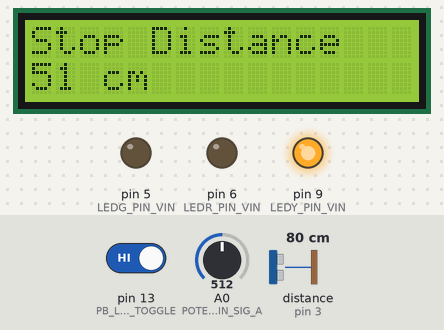
The sketch below on a simulated Arduino Uno, built with avr-gcc and run on an emulated ATmega328P. Parts: 16×2 character LCD, output pins drawn as LEDs (lit = HIGH). Wiring (inferred from the names in the program): ultrasonic range finder: trigger pin 2; echo pin 3. The inputs (shaded band) are chosen by the test bench; at power-on: distance to the obstacle (sensor on pin 3) 80 cm, A0 (POTENTIOMETER_PIN_SIG_A) = 512, pin 13 (PB_LCD_TOGGLE) HIGH. The echo pulse lasts 58.3 µs per cm; pins used as bus, display or sensor lines are not drawn; what the sketch prints to the serial monitor is not drawn.

Above: at 10.2 s.
10.3 s: distance to the obstacle (sensor on pin 3) set to 108 cm
11.8 s: distance to the obstacle (sensor on pin 3) set to 115 cm
At 12.5 s:
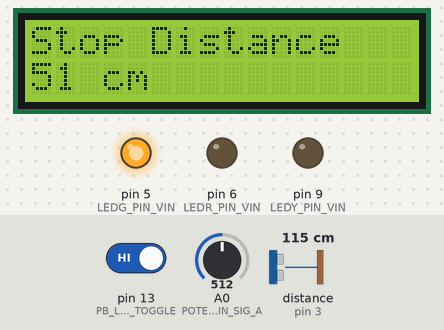
13.3 s: distance to the obstacle (sensor on pin 3) set to 248 cm
14.8 s: distance to the obstacle (sensor on pin 3) set to 256 cm
At 15.2 s:
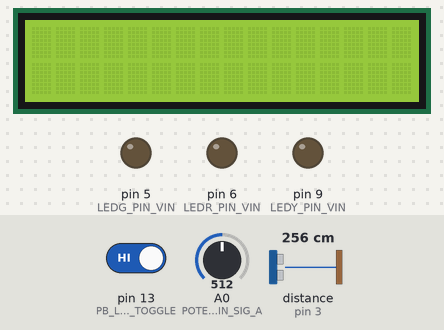
16.3 s: distance to the obstacle (sensor on pin 3) set to 60 cm
At 17.0 s:
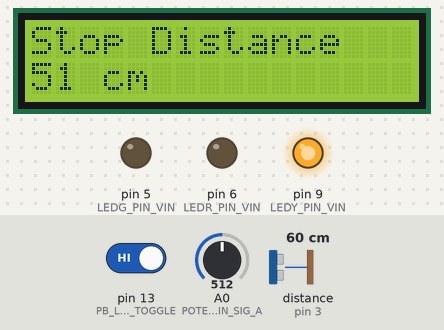
17.8 s: A0 (POTENTIOMETER_PIN_SIG_A) set to 576
At 19.0 s:
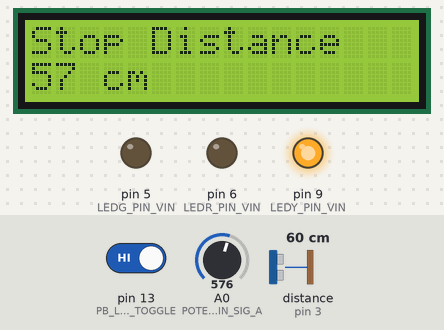
19.3 s: A0 (POTENTIOMETER_PIN_SIG_A) set to 598
At 20.4 s:
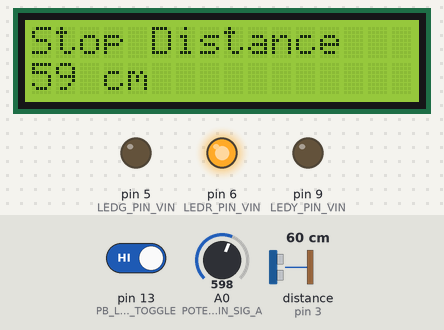
Timing chart, 0 to 21.8 s (numbered marks = the images above; inputs shaded):
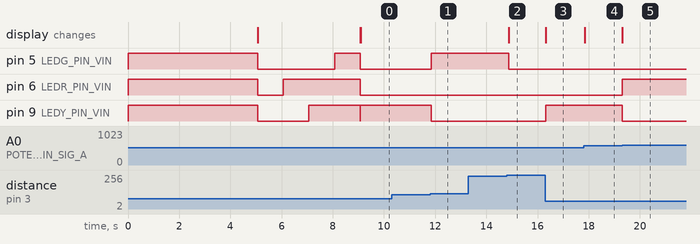

The sketch:

ParkingSensor.ino
```cpp
#include <LiquidCrystal.h>

// Pin Definitions
#define HCSR04_PIN_TRIG	2
#define HCSR04_PIN_ECHO	3
#define LCD_PIN_RS	12
#define LCD_PIN_E	11
#define LCD_PIN_DB4	4
#define LCD_PIN_DB5	7
#define LCD_PIN_DB6	8
#define LCD_PIN_DB7	10
#define LEDG_PIN_VIN	5
#define LEDY_PIN_VIN	9
#define LEDR_PIN_VIN	6
#define PB_LCD_TOGGLE 13
#define POTENTIOMETER_PIN_SIG_A	A0

#define YELLOW_LED_DISTANCE 60
#define ACTIVATION_DISTANCE 250

#define TIMEOUT 30000

LiquidCrystal lcd(LCD_PIN_RS,LCD_PIN_E,LCD_PIN_DB4,LCD_PIN_DB5,LCD_PIN_DB6,LCD_PIN_DB7);

int potentiometerValue = 0;
long duration;
int distance;

int pbCurrent;
int pbPrior = 0;

int lcdDisplaySetup = 0;

unsigned long sleepTime = TIMEOUT;

void setup() {
  pinMode(POTENTIOMETER_PIN_SIG_A, INPUT);
  pinMode(HCSR04_PIN_TRIG, OUTPUT);
  pinMode(HCSR04_PIN_ECHO, INPUT);
  pinMode(PB_LCD_TOGGLE, INPUT_PULLUP);
  pinMode(LEDG_PIN_VIN, OUTPUT);
  pinMode(LEDY_PIN_VIN, OUTPUT);
  pinMode(LEDR_PIN_VIN, OUTPUT);

  digitalWrite(LEDR_PIN_VIN, HIGH);
  digitalWrite(LEDY_PIN_VIN, HIGH);
  digitalWrite(LEDG_PIN_VIN, HIGH);

  Serial.begin(9600);
  while (!Serial) ; // wait for serial port to connect. Needed for native USB
  Serial.println("Start.");

  lcd.begin(16, 2);

  // Print welcome message to LCD
  lcd.setCursor(0, 0);
  lcd.print("Parking Helper");
  lcd.setCursor(0, 1);
  lcd.print("Made by Sarah :)");

  delay(5000);
  lcd.clear();

  digitalWrite(LEDR_PIN_VIN, LOW);
  digitalWrite(LEDY_PIN_VIN, LOW);
  digitalWrite(LEDG_PIN_VIN, LOW);
  delay(1000);

  Serial.println("Testing red LED.");
  digitalWrite(LEDR_PIN_VIN, HIGH);
  delay(1000);
  Serial.println("Testing yellow LED.");
  digitalWrite(LEDY_PIN_VIN, HIGH);
  delay(1000);
  Serial.println("Testing green LED.");
  digitalWrite(LEDG_PIN_VIN, HIGH);
  delay(1000);

  digitalWrite(LEDR_PIN_VIN, LOW);
  digitalWrite(LEDY_PIN_VIN, LOW);
  digitalWrite(LEDG_PIN_VIN, LOW);

  lcd.setCursor(0, 0);
  lcd.print("Stop Distance");
  lcd.setCursor(0, 1);
  lcd.print("0 cm");
}

void loop() {
  unsigned long currentMillis = millis();

  // Retrieve mode toggle state
  pbCurrent = digitalRead(PB_LCD_TOGGLE);

  if(pbPrior == 0 && pbCurrent == 1)
  {
    switch(lcdDisplaySetup)
    {
      case 0:
        Serial.println("Changing LCD to display setup.");

        lcd.clear();
        lcd.setCursor(0, 0);
        lcd.print("Stop Distance");
        lcd.setCursor(0, 1);
        lcd.print(potentiometerValue);
        lcd.print(" cm");

        lcdDisplaySetup = 1;
        break;
      case 1:
        Serial.println("Changing LCD to display vehicle distance.");

        lcd.clear();
        lcd.setCursor(0, 0);
        lcd.print("Car Distance");
        lcd.setCursor(0, 1);
        lcd.print(distance);
        lcd.print(" cm");

        lcdDisplaySetup = 0;
        break;
      default:
        break;
    }
  }
  pbPrior = pbCurrent;

  // Clear Trig PIN
  digitalWrite(HCSR04_PIN_TRIG, LOW);
  delayMicroseconds(2);

  // Sets the Trig PIN on HIGH state for 10 micro seconds
  digitalWrite(HCSR04_PIN_TRIG, HIGH);
  delayMicroseconds(10);
  digitalWrite(HCSR04_PIN_TRIG, LOW);

  // Reads the Echo PIN, returns the sound wave travel time in microseconds
  duration = pulseIn(HCSR04_PIN_ECHO, HIGH);

  // Calculating the distance
  distance = duration * 0.034 / 2;
  Serial.println(distance);

  // Only activate the LCD and LED's if we are within 8 feet.
  if(distance > ACTIVATION_DISTANCE)
  {
    lcd.noDisplay();
    turnOffLeds();
    return;
  }
  else
  {
    lcd.display();
  }

  int tempValue = potentiometerValue;
  potentiometerValue = analogRead(A0) / 10;

  if(distance <= potentiometerValue)
  {
    toggleRedLed();
  }
  else if(distance <= (potentiometerValue + YELLOW_LED_DISTANCE))
  {
    toggleYellowLed();
  }
  else
  {
    toggleGreenLed();
  }

  if(tempValue != potentiometerValue)
  {
    if(lcdDisplaySetup == 1)
    {
      lcd.setCursor(0, 1);
      lcd.print(potentiometerValue);
      lcd.print(" cm       ");
    }

    Serial.print("Stop distance: ");
    Serial.print(potentiometerValue);
    Serial.println(" cm       ");
  }

  // Display vehicle distance
  if(lcdDisplaySetup == 0)
  {
    lcd.setCursor(0, 1);
    lcd.print(distance);
    lcd.print(" cm       ");
  }

  delay(50);
}

void clearLcdLine()
{
  lcd.print("                ");
}

// Turns on red LED
void toggleRedLed()
{
  digitalWrite(LEDR_PIN_VIN, HIGH);
  digitalWrite(LEDY_PIN_VIN, LOW);
  digitalWrite(LEDG_PIN_VIN, LOW);
}

// Turns on yellow LED
void toggleYellowLed()
{
  digitalWrite(LEDR_PIN_VIN, LOW);
  digitalWrite(LEDY_PIN_VIN, HIGH);
  digitalWrite(LEDG_PIN_VIN, LOW);
}

// Turns on green LED
void toggleGreenLed()
{
  digitalWrite(LEDR_PIN_VIN, LOW);
  digitalWrite(LEDY_PIN_VIN, LOW);
  digitalWrite(LEDG_PIN_VIN, HIGH);
}

// Turn off all LEDs
void turnOffLeds()
{
  digitalWrite(LEDR_PIN_VIN, LOW);
  digitalWrite(LEDY_PIN_VIN, LOW);
  digitalWrite(LEDG_PIN_VIN, LOW);
}
```

Measured:
- the behaviour switches between 112 and 113 cm on distance to the obstacle (sensor on pin 3) (found by bisection; images 0 and 1)
- the behaviour switches between 253 and 254 cm on distance to the obstacle (sensor on pin 3) (found by bisection; images 1 and 2)
- the behaviour switches between 589 and 590 on A0 (POTENTIOMETER_PIN_SIG_A) (found by bisection; images 4 and 5)
- after the input at 10.3 s, every drawn part: stays the same
- after the input at 11.8 s, pin 5 (LEDG_PIN_VIN): LOW → HIGH after 0.06 s; pin 9 (LEDY_PIN_VIN): HIGH → LOW after 0.06 s
- after the input at 13.3 s, every drawn part: stays the same
- after the input at 14.8 s, pin 5 (LEDG_PIN_VIN): HIGH → LOW after 0.07 s; the display: changes after 0.07 s (image 2)
- after the input at 16.3 s, pin 9 (LEDY_PIN_VIN): LOW → HIGH at once; the display: changes at once (image 3)
- after the input at 17.8 s, the display: changes after 0.05 s (image 4)
- after the input at 19.3 s, pin 6 (LEDR_PIN_VIN): LOW → HIGH at once; pin 9 (LEDY_PIN_VIN): HIGH → LOW at once; the display: changes at once (image 5)
